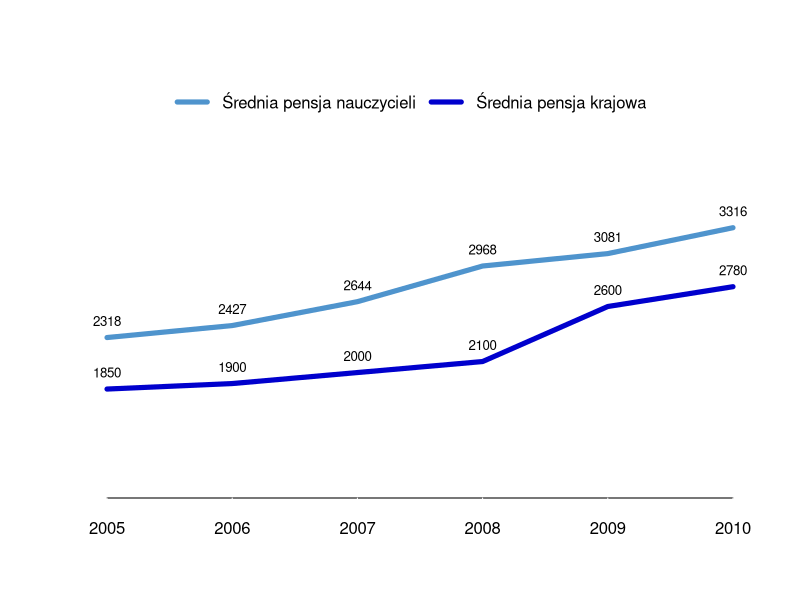
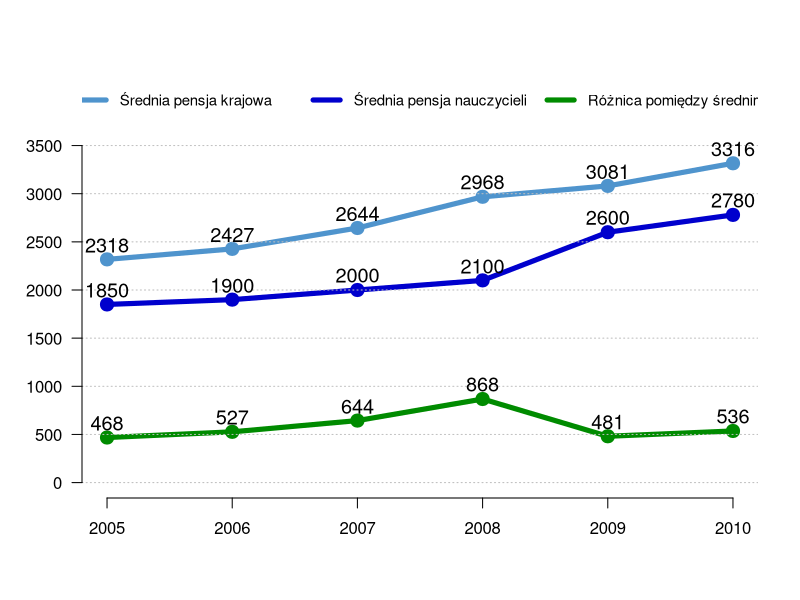

The R source for these figures, in order:
x <- c(2318,2427,2644,2968,3081,3316)
y <- c(1850,1900,2000,2100,2600,2780)

library(RColorBrewer)
library(Cairo)

kol <- brewer.pal(3, "Set1")

pdf("nauczyciele.pdf", 10, 10)
matplot(2005:2010, cbind(x,y,x-y), ylim=c(0,4000), type="o", pch=19,las=1,xlab="", ylab="",
        lty=1,lwd=5,cex=1.2, col=c("steelblue3","blue3","green4"), bty="n", yaxt="n",
        cex.axis=1)
abline(h=seq(0,3500,500),col="grey",lty=3)
axis(2, seq(0,3500,500), las=1,cex.axis=1)
par(xpd=NA)
text(2005:2010,x+150,x,cex=1.2)
text(2005:2010,y+150,y,cex=1.2)
text(2005:2010,x-y+150,x-y,cex=1.2)
par(xpd=F)
legend("top", c("Średnia pensja krajowa", "Średnia pensja nauczycieli", "Różnica pomiędzy średnimi"), 
       ncol=3, col=c("steelblue3","blue3","green4"), bty="n", lwd=5, cex=0.9)
dev.off()





matplot(2005:2010, cbind(x,y), ylim=c(1000,4500), type="l", pch=19,las=1,xlab="", ylab="",
        lty=1,lwd=5,cex=1.5, col=c("steelblue3","blue3"), yaxt="n", bty="n",col.tick="white")
legend("top", c("Średnia pensja nauczycieli", "Średnia pensja krajowa"), ncol=2, col=c("steelblue3","blue3"), bty="n", lwd=5)
par(xpd=NA)
text(2005:2010,x+150,x,cex=0.8)
text(2005:2010,y+150,y,cex=0.8)
par(xpd=F)
